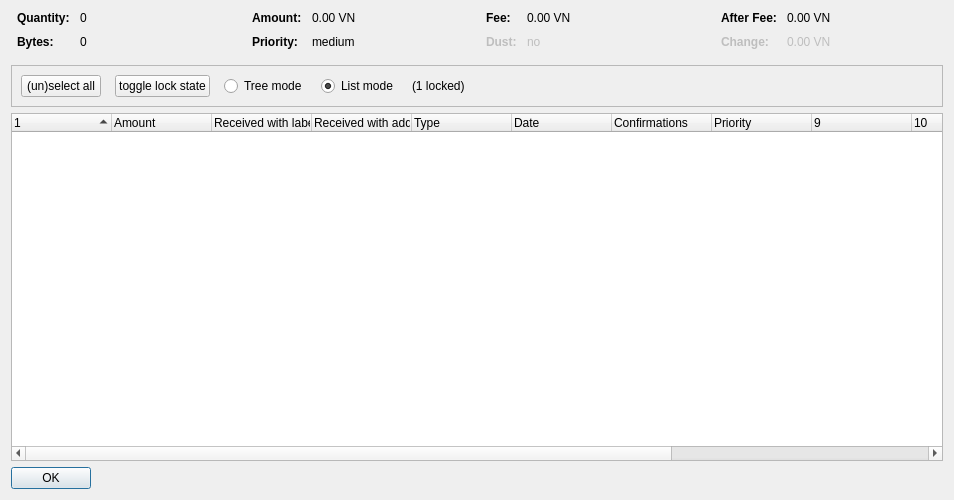
<?xml version="1.0" encoding="UTF-8"?>
<ui version="4.0">
 <class>CoinControlDialog</class>
 <widget class="QDialog" name="CoinControlDialog">
  <property name="geometry">
   <rect>
    <x>0</x>
    <y>0</y>
    <width>954</width>
    <height>500</height>
   </rect>
  </property>
  <property name="windowTitle">
   <string>Coin Selection</string>
  </property>
  <layout class="QVBoxLayout" name="verticalLayout">
   <item>
    <layout class="QHBoxLayout" name="horizontalLayoutTop" stretch="0,0,0,0">
     <property name="topMargin">
      <number>0</number>
     </property>
     <property name="bottomMargin">
      <number>10</number>
     </property>
     <item>
      <layout class="QFormLayout" name="formLayoutCoinControl1">
       <property name="horizontalSpacing">
        <number>10</number>
       </property>
       <property name="verticalSpacing">
        <number>10</number>
       </property>
       <property name="leftMargin">
        <number>6</number>
       </property>
       <property name="rightMargin">
        <number>6</number>
       </property>
       <item row="0" column="0">
        <widget class="QLabel" name="labelCoinControlQuantityText">
         <property name="font">
          <font>
           <weight>75</weight>
           <bold>true</bold>
          </font>
         </property>
         <property name="text">
          <string>Quantity:</string>
         </property>
        </widget>
       </item>
       <item row="0" column="1">
        <widget class="QLabel" name="labelCoinControlQuantity">
         <property name="cursor">
          <cursorShape>IBeamCursor</cursorShape>
         </property>
         <property name="contextMenuPolicy">
          <enum>Qt::ActionsContextMenu</enum>
         </property>
         <property name="text">
          <string notr="true">0</string>
         </property>
         <property name="textInteractionFlags">
          <set>Qt::LinksAccessibleByMouse|Qt::TextSelectableByKeyboard|Qt::TextSelectableByMouse</set>
         </property>
        </widget>
       </item>
       <item row="1" column="0">
        <widget class="QLabel" name="labelCoinControlBytesText">
         <property name="font">
          <font>
           <weight>75</weight>
           <bold>true</bold>
          </font>
         </property>
         <property name="text">
          <string>Bytes:</string>
         </property>
        </widget>
       </item>
       <item row="1" column="1">
        <widget class="QLabel" name="labelCoinControlBytes">
         <property name="cursor">
          <cursorShape>IBeamCursor</cursorShape>
         </property>
         <property name="contextMenuPolicy">
          <enum>Qt::ActionsContextMenu</enum>
         </property>
         <property name="text">
          <string notr="true">0</string>
         </property>
         <property name="textInteractionFlags">
          <set>Qt::LinksAccessibleByMouse|Qt::TextSelectableByKeyboard|Qt::TextSelectableByMouse</set>
         </property>
        </widget>
       </item>
      </layout>
     </item>
     <item>
      <layout class="QFormLayout" name="formLayoutCoinControl2">
       <property name="horizontalSpacing">
        <number>10</number>
       </property>
       <property name="verticalSpacing">
        <number>10</number>
       </property>
       <property name="leftMargin">
        <number>6</number>
       </property>
       <property name="rightMargin">
        <number>6</number>
       </property>
       <item row="0" column="0">
        <widget class="QLabel" name="labelCoinControlAmountText">
         <property name="font">
          <font>
           <weight>75</weight>
           <bold>true</bold>
          </font>
         </property>
         <property name="text">
          <string>Amount:</string>
         </property>
        </widget>
       </item>
       <item row="0" column="1">
        <widget class="QLabel" name="labelCoinControlAmount">
         <property name="cursor">
          <cursorShape>IBeamCursor</cursorShape>
         </property>
         <property name="contextMenuPolicy">
          <enum>Qt::ActionsContextMenu</enum>
         </property>
         <property name="text">
          <string notr="true">0.00 VN</string>
         </property>
         <property name="textInteractionFlags">
          <set>Qt::LinksAccessibleByMouse|Qt::TextSelectableByKeyboard|Qt::TextSelectableByMouse</set>
         </property>
        </widget>
       </item>
       <item row="1" column="0">
        <widget class="QLabel" name="labelCoinControlPriorityText">
         <property name="font">
          <font>
           <weight>75</weight>
           <bold>true</bold>
          </font>
         </property>
         <property name="text">
          <string>Priority:</string>
         </property>
        </widget>
       </item>
       <item row="1" column="1">
        <widget class="QLabel" name="labelCoinControlPriority">
         <property name="cursor">
          <cursorShape>IBeamCursor</cursorShape>
         </property>
         <property name="contextMenuPolicy">
          <enum>Qt::ActionsContextMenu</enum>
         </property>
         <property name="text">
          <string>medium</string>
         </property>
         <property name="textInteractionFlags">
          <set>Qt::LinksAccessibleByMouse|Qt::TextSelectableByKeyboard|Qt::TextSelectableByMouse</set>
         </property>
        </widget>
       </item>
      </layout>
     </item>
     <item>
      <layout class="QFormLayout" name="formLayoutCoinControl3">
       <property name="horizontalSpacing">
        <number>10</number>
       </property>
       <property name="verticalSpacing">
        <number>10</number>
       </property>
       <property name="leftMargin">
        <number>6</number>
       </property>
       <property name="rightMargin">
        <number>6</number>
       </property>
       <item row="0" column="0">
        <widget class="QLabel" name="labelCoinControlFeeText">
         <property name="font">
          <font>
           <weight>75</weight>
           <bold>true</bold>
          </font>
         </property>
         <property name="text">
          <string>Fee:</string>
         </property>
        </widget>
       </item>
       <item row="0" column="1">
        <widget class="QLabel" name="labelCoinControlFee">
         <property name="cursor">
          <cursorShape>IBeamCursor</cursorShape>
         </property>
         <property name="contextMenuPolicy">
          <enum>Qt::ActionsContextMenu</enum>
         </property>
         <property name="text">
          <string notr="true">0.00 VN</string>
         </property>
         <property name="textInteractionFlags">
          <set>Qt::LinksAccessibleByMouse|Qt::TextSelectableByKeyboard|Qt::TextSelectableByMouse</set>
         </property>
        </widget>
       </item>
       <item row="1" column="0">
        <widget class="QLabel" name="labelCoinControlLowOutputText">
         <property name="enabled">
          <bool>false</bool>
         </property>
         <property name="font">
          <font>
           <weight>75</weight>
           <bold>true</bold>
          </font>
         </property>
         <property name="text">
          <string>Dust:</string>
         </property>
        </widget>
       </item>
       <item row="1" column="1">
        <widget class="QLabel" name="labelCoinControlLowOutput">
         <property name="enabled">
          <bool>false</bool>
         </property>
         <property name="cursor">
          <cursorShape>IBeamCursor</cursorShape>
         </property>
         <property name="contextMenuPolicy">
          <enum>Qt::ActionsContextMenu</enum>
         </property>
         <property name="text">
          <string>no</string>
         </property>
         <property name="textInteractionFlags">
          <set>Qt::LinksAccessibleByMouse|Qt::TextSelectableByKeyboard|Qt::TextSelectableByMouse</set>
         </property>
        </widget>
       </item>
      </layout>
     </item>
     <item>
      <layout class="QFormLayout" name="formLayoutCoinControl4">
       <property name="horizontalSpacing">
        <number>10</number>
       </property>
       <property name="verticalSpacing">
        <number>10</number>
       </property>
       <property name="leftMargin">
        <number>6</number>
       </property>
       <property name="rightMargin">
        <number>6</number>
       </property>
       <item row="0" column="0">
        <widget class="QLabel" name="labelCoinControlAfterFeeText">
         <property name="font">
          <font>
           <weight>75</weight>
           <bold>true</bold>
          </font>
         </property>
         <property name="text">
          <string>After Fee:</string>
         </property>
        </widget>
       </item>
       <item row="0" column="1">
        <widget class="QLabel" name="labelCoinControlAfterFee">
         <property name="cursor">
          <cursorShape>IBeamCursor</cursorShape>
         </property>
         <property name="contextMenuPolicy">
          <enum>Qt::ActionsContextMenu</enum>
         </property>
         <property name="text">
          <string notr="true">0.00 VN</string>
         </property>
         <property name="textInteractionFlags">
          <set>Qt::LinksAccessibleByMouse|Qt::TextSelectableByKeyboard|Qt::TextSelectableByMouse</set>
         </property>
        </widget>
       </item>
       <item row="1" column="0">
        <widget class="QLabel" name="labelCoinControlChangeText">
         <property name="enabled">
          <bool>false</bool>
         </property>
         <property name="font">
          <font>
           <weight>75</weight>
           <bold>true</bold>
          </font>
         </property>
         <property name="text">
          <string>Change:</string>
         </property>
        </widget>
       </item>
       <item row="1" column="1">
        <widget class="QLabel" name="labelCoinControlChange">
         <property name="enabled">
          <bool>false</bool>
         </property>
         <property name="cursor">
          <cursorShape>IBeamCursor</cursorShape>
         </property>
         <property name="contextMenuPolicy">
          <enum>Qt::ActionsContextMenu</enum>
         </property>
         <property name="text">
          <string notr="true">0.00 VN</string>
         </property>
         <property name="textInteractionFlags">
          <set>Qt::LinksAccessibleByMouse|Qt::TextSelectableByKeyboard|Qt::TextSelectableByMouse</set>
         </property>
        </widget>
       </item>
      </layout>
     </item>
    </layout>
   </item>
   <item>
    <widget class="QFrame" name="frame">
     <property name="minimumSize">
      <size>
       <width>0</width>
       <height>40</height>
      </size>
     </property>
     <property name="frameShape">
      <enum>QFrame::StyledPanel</enum>
     </property>
     <property name="frameShadow">
      <enum>QFrame::Sunken</enum>
     </property>
     <layout class="QHBoxLayout" name="horizontalLayout">
      <item>
       <layout class="QHBoxLayout" name="horizontalLayoutPanel" stretch="0,0,0,0,0,0">
        <property name="spacing">
         <number>14</number>
        </property>
        <item>
         <widget class="QPushButton" name="pushButtonSelectAll">
          <property name="sizePolicy">
           <sizepolicy hsizetype="Maximum" vsizetype="Fixed">
            <horstretch>0</horstretch>
            <verstretch>0</verstretch>
           </sizepolicy>
          </property>
          <property name="cursor">
           <cursorShape>PointingHandCursor</cursorShape>
          </property>
          <property name="text">
           <string>(un)select all</string>
          </property>
          <property name="autoDefault">
           <bool>false</bool>
          </property>
         </widget>
        </item>
        <item>
         <widget class="QPushButton" name="pushButtonToggleLock">
          <property name="sizePolicy">
           <sizepolicy hsizetype="Maximum" vsizetype="Fixed">
            <horstretch>0</horstretch>
            <verstretch>0</verstretch>
           </sizepolicy>
          </property>
          <property name="cursor">
           <cursorShape>PointingHandCursor</cursorShape>
          </property>
          <property name="text">
           <string>toggle lock state</string>
          </property>
          <property name="autoDefault">
           <bool>false</bool>
          </property>
         </widget>
        </item>
        <item>
         <widget class="QRadioButton" name="radioTreeMode">
          <property name="sizePolicy">
           <sizepolicy hsizetype="Maximum" vsizetype="Fixed">
            <horstretch>0</horstretch>
            <verstretch>0</verstretch>
           </sizepolicy>
          </property>
          <property name="text">
           <string>Tree mode</string>
          </property>
         </widget>
        </item>
        <item>
         <widget class="QRadioButton" name="radioListMode">
          <property name="sizePolicy">
           <sizepolicy hsizetype="Maximum" vsizetype="Fixed">
            <horstretch>0</horstretch>
            <verstretch>0</verstretch>
           </sizepolicy>
          </property>
          <property name="text">
           <string>List mode</string>
          </property>
          <property name="checked">
           <bool>true</bool>
          </property>
         </widget>
        </item>
        <item>
         <widget class="QLabel" name="labelLocked">
          <property name="text">
           <string>(1 locked)</string>
          </property>
         </widget>
        </item>
        <item>
         <spacer name="horizontalSpacer">
          <property name="orientation">
           <enum>Qt::Horizontal</enum>
          </property>
          <property name="sizeHint" stdset="0">
           <size>
            <width>40</width>
            <height>20</height>
           </size>
          </property>
         </spacer>
        </item>
       </layout>
      </item>
     </layout>
    </widget>
   </item>
   <item>
    <widget class="CoinControlTreeWidget" name="treeWidget">
     <property name="contextMenuPolicy">
      <enum>Qt::CustomContextMenu</enum>
     </property>
     <property name="sortingEnabled">
      <bool>false</bool>
     </property>
     <property name="columnCount">
      <number>13</number>
     </property>
     <attribute name="headerShowSortIndicator" stdset="0">
      <bool>true</bool>
     </attribute>
     <attribute name="headerStretchLastSection">
      <bool>false</bool>
     </attribute>
     <column>
      <property name="text">
       <string/>
      </property>
     </column>
     <column>
      <property name="text">
       <string>Amount</string>
      </property>
     </column>
     <column>
      <property name="text">
       <string>Received with label</string>
      </property>
     </column>
     <column>
      <property name="text">
       <string>Received with address</string>
      </property>
     </column>
     <column>
      <property name="text">
       <string>Type</string>
      </property>
     </column>
     <column>
      <property name="text">
       <string>Date</string>
      </property>
     </column>
     <column>
      <property name="text">
       <string>Confirmations</string>
      </property>
      <property name="toolTip">
       <string>Confirmed</string>
      </property>
     </column>
     <column>
      <property name="text">
       <string>Priority</string>
      </property>
     </column>
     <column>
      <property name="text">
       <string/>
      </property>
     </column>
     <column>
      <property name="text">
       <string/>
      </property>
     </column>
     <column>
      <property name="text">
       <string/>
      </property>
     </column>
     <column>
      <property name="text">
       <string/>
      </property>
     </column>
     <column>
      <property name="text">
       <string/>
      </property>
     </column>
    </widget>
   </item>
   <item>
    <widget class="QDialogButtonBox" name="buttonBox">
     <property name="sizePolicy">
      <sizepolicy hsizetype="Maximum" vsizetype="Fixed">
       <horstretch>0</horstretch>
       <verstretch>0</verstretch>
      </sizepolicy>
     </property>
     <property name="cursor">
      <cursorShape>PointingHandCursor</cursorShape>
     </property>
     <property name="orientation">
      <enum>Qt::Horizontal</enum>
     </property>
     <property name="standardButtons">
      <set>QDialogButtonBox::Ok</set>
     </property>
    </widget>
   </item>
  </layout>
 </widget>
 <customwidgets>
  <customwidget>
   <class>CoinControlTreeWidget</class>
   <extends>QTreeWidget</extends>
   <header>coincontroltreewidget.h</header>
  </customwidget>
 </customwidgets>
 <resources/>
 <connections/>
</ui>
